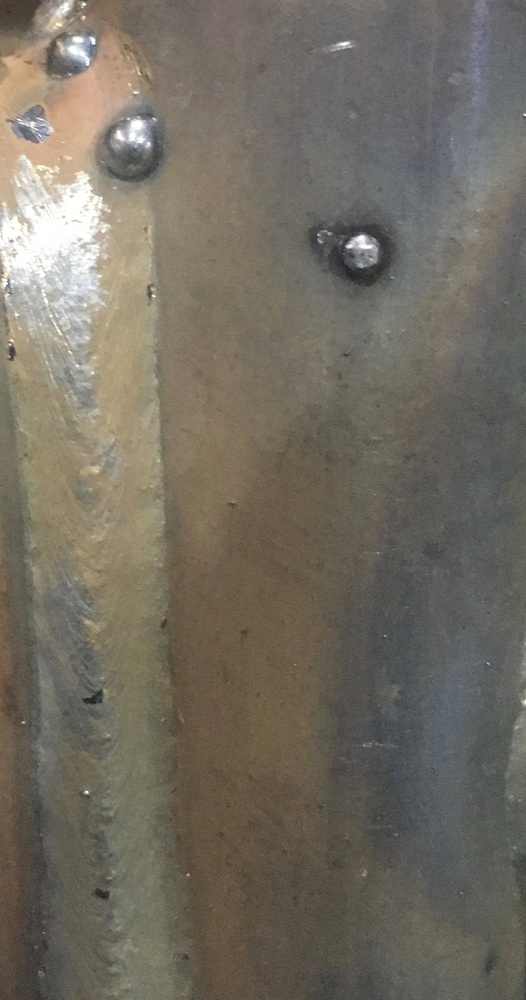
#> input picture IMG_8772.jpg, 526 x 1000 px, shrunk from 1921 x 3652 before the run
$ python detec1.py
#> lines starting #> are read from the running program, lines starting #| are printed output that depends on the picture
import cv2
import cv2 as cv
import numpy as np

img = cv2.imread('IMG_8772.jpg',0)
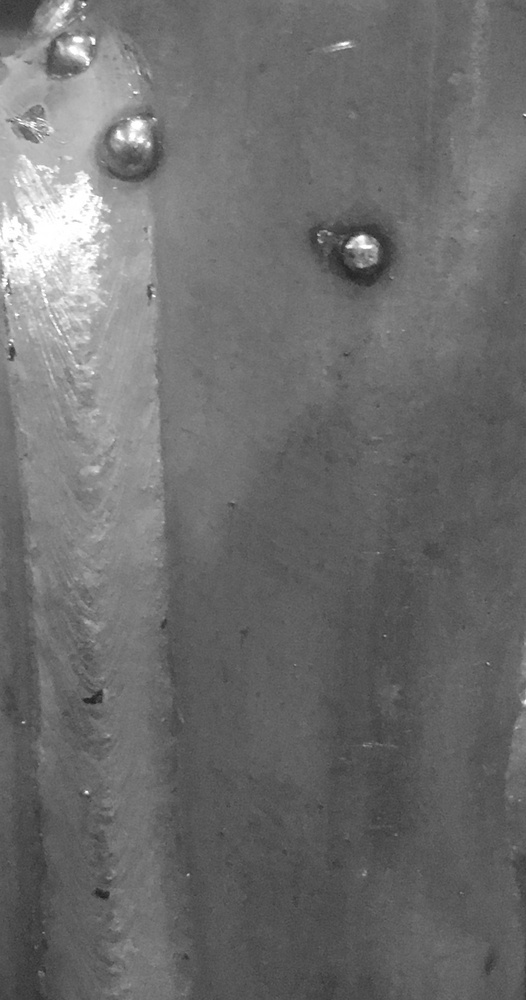
#> img: shape (1000, 526); min 29, max 255, mean 109.1
img = cv2.equalizeHist(img)
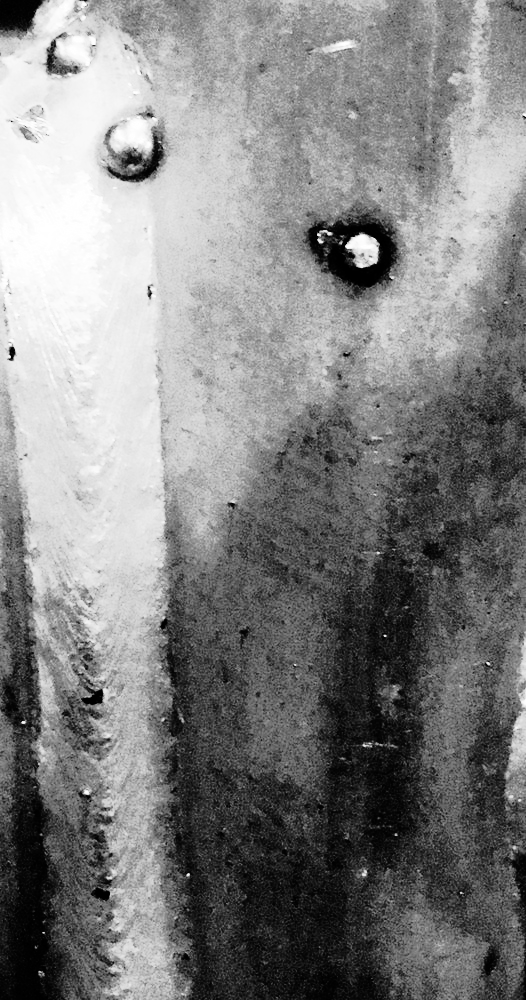
#> img: shape (1000, 526); min 0, max 255, mean 129.4
cimg = cv2.cvtColor(img,cv2.COLOR_GRAY2BGR)

circles = cv2.HoughCircles(img,cv.CV_HOUGH_GRADIENT,1,10,param1=50,param2=30,minRadius=0,maxRadius=25)
#> circles = 136 rows, first 8: [46.5, 771.5, 24.4], [425.5, 176.5, 24.4], [279.5, 693.5, 24.4], [24.5, 758.5, 24.4], [104.5, 820.5, 22.2], [212.5, 54.5, 22.2], [62.5, 809.5, 21.1], [415.5, 402.5, 20]

circles = np.uint16(np.around(circles))
#> circles = 136 rows, first 8: [46, 772, 24], [426, 176, 24], [280, 694, 24], [24, 758, 24], [104, 820, 22], [212, 54, 22], [62, 810, 21], [416, 402, 20]
for i in circles[0,:]:
    # draw the outer circle
    cv2.circle(cimg,(i[0],i[1]),i[2],(0,255,0),2)
#> this loop made 136 passes
#> i on passes 1 to 12: [46, 772, 24], [426, 176, 24], [280, 694, 24], [24, 758, 24], [104, 820, 22], [212, 54, 22], [62, 810, 21], [416, 402, 20], [420, 646, 19], [240, 322, 17], [260, 608, 17], [278, 846, 19]
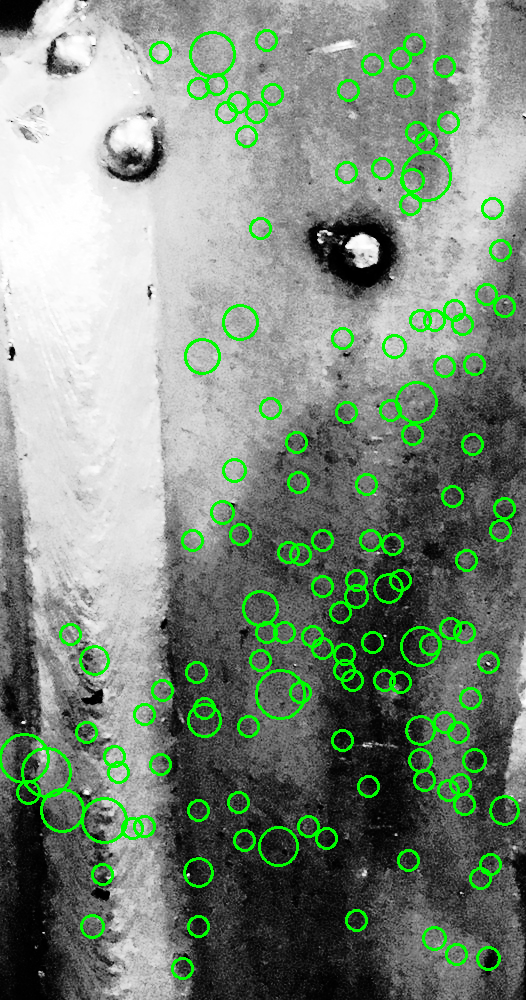
#> cimg: shape (1000, 526, 3); mean B, G, R 123.7, 137.6, 123.7

cv2.imshow('detected circles',cimg)
cv2.waitKey(0)
cv2.destroyAllWindows()

$ run again, with IMG_8773.jpg copied over IMG_8772.jpg
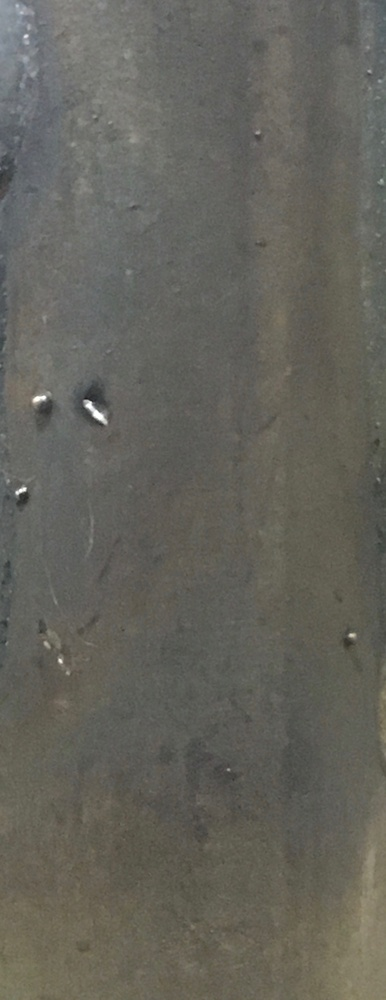
#> input picture IMG_8773.jpg, 386 x 1000 px, shrunk from 1556 x 4032 before the run
#> `img = cv2.equalizeHist(img)`:
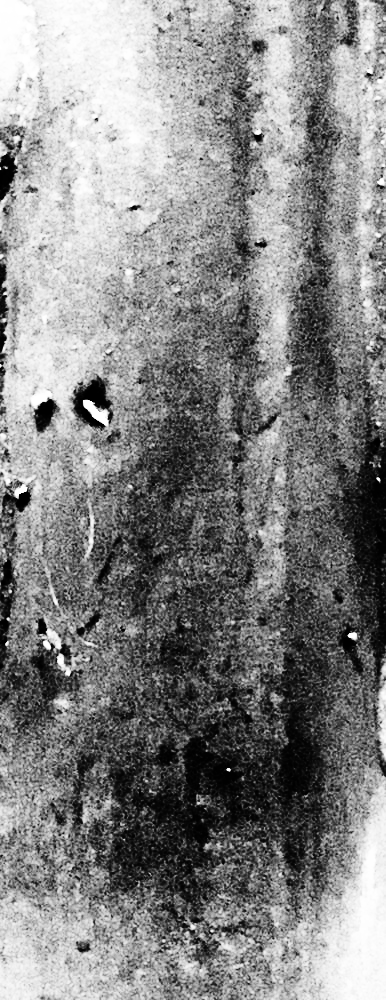
#> img: shape (1000, 386); min 0, max 255, mean 131.7
#> `circles = cv2.HoughCircles(img,cv.CV_HOUGH_GRADIENT,1,10,param1=50,par..`: circles = 116 rows, first 8: [341.5, 477.5, 24.4], [280.5, 200.5, 24.4], [340.5, 94.5, 24.4], [257.5, 233.5, 24.4], [187.5, 635.5, 22.2], [291.5, 853.5, 22.2], [140.5, 182.5, 22.2], [349.5, 790.5, 18.8]
#> `circles = np.uint16(np.around(circles))`: circles = 116 rows, first 8: [342, 478, 24], [280, 200, 24], [340, 94, 24], [258, 234, 24], [188, 636, 22], [292, 854, 22], [140, 182, 22], [350, 790, 19]
#> the loop `for i in circles[0,:]:` made 116 passes
#> after the loop `for i in circles[0,:]:`:
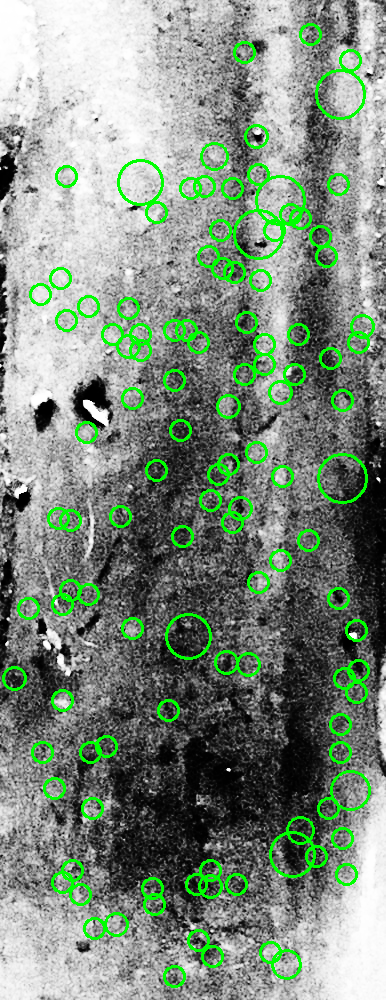
#> cimg: shape (1000, 386, 3); mean B, G, R 124.2, 139.9, 124.2

$ run again, with IMG_8789.jpg copied over IMG_8772.jpg
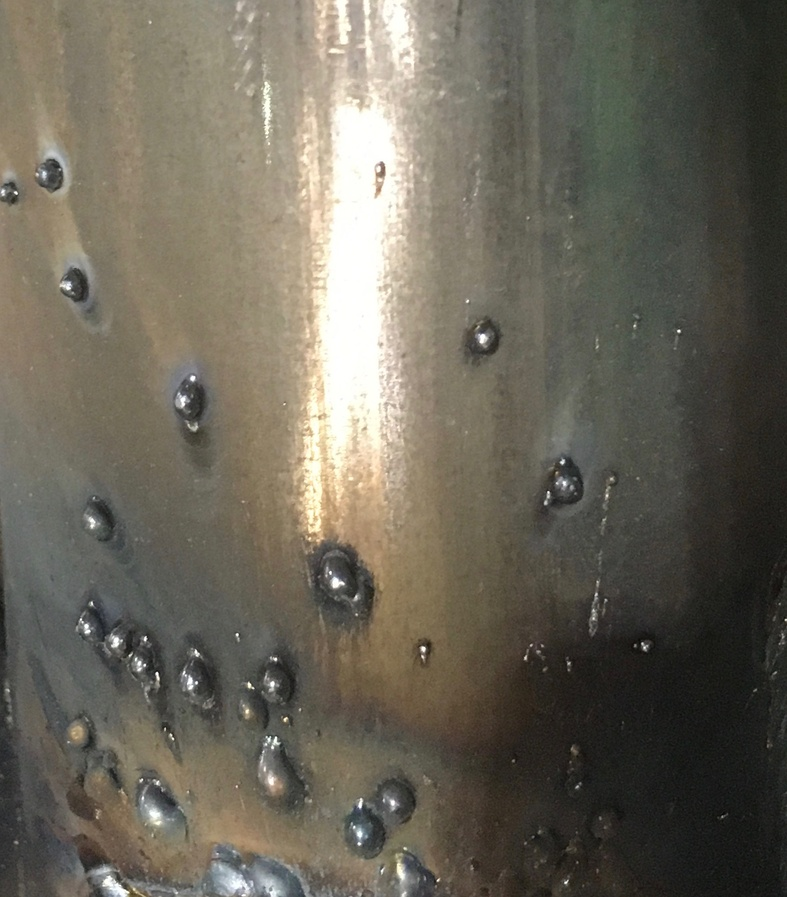
#> input picture IMG_8789.jpg, 787 x 897 px, shrunk from 1824 x 2078 before the run
#> `img = cv2.equalizeHist(img)`:
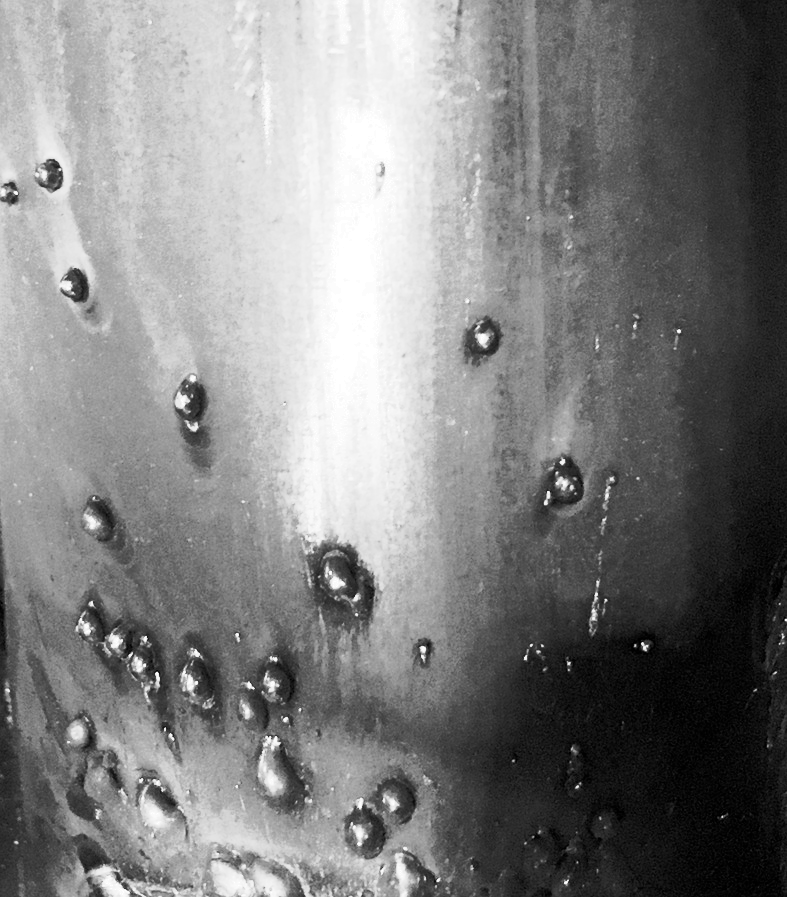
#> img: shape (897, 787); min 0, max 255, mean 128.4
#> `circles = cv2.HoughCircles(img,cv.CV_HOUGH_GRADIENT,1,10,param1=50,par..`: circles = 82 rows, first 8: [547.5, 62.5, 24.4], [296.5, 766.5, 22.2], [336.5, 579.5, 24.4], [176.5, 222.5, 18.8], [106.5, 599.5, 18.8], [216.5, 711.5, 21.1], [173.5, 861.5, 16.6], [552.5, 217.5, 17.7]
#> `circles = np.uint16(np.around(circles))`: circles = 82 rows, first 8: [548, 62, 24], [296, 766, 22], [336, 580, 24], [176, 222, 19], [106, 600, 19], [216, 712, 21], [174, 862, 17], [552, 218, 18]
#> the loop `for i in circles[0,:]:` made 82 passes
#> after the loop `for i in circles[0,:]:`:
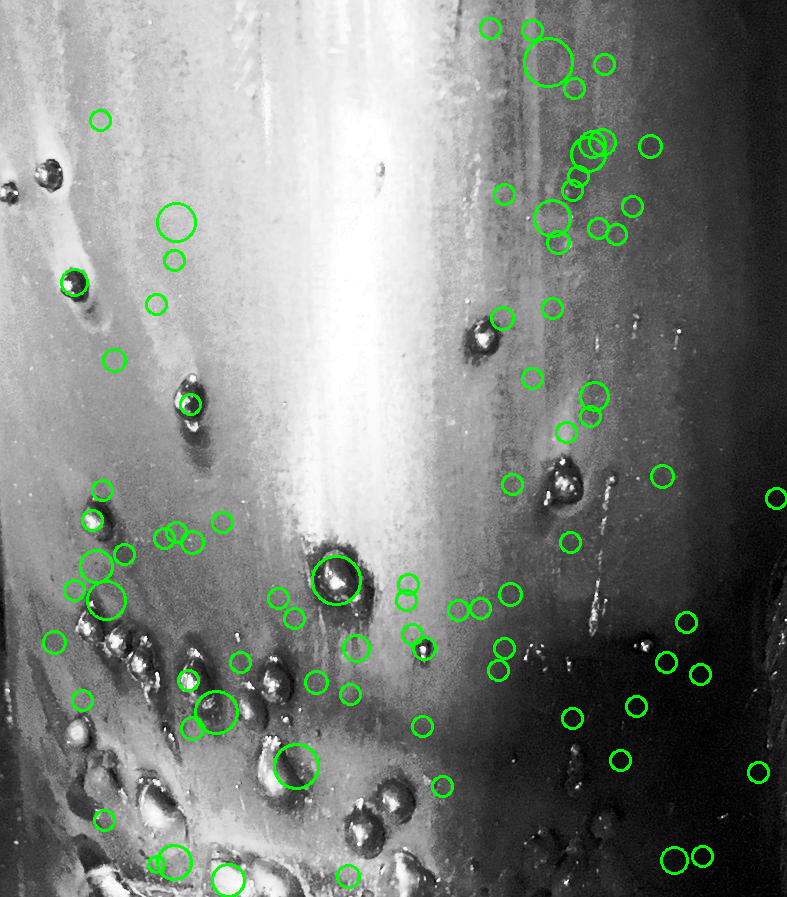
#> cimg: shape (897, 787, 3); mean B, G, R 125.6, 132, 125.6

$ run again, with IMG_8792.jpg copied over IMG_8772.jpg
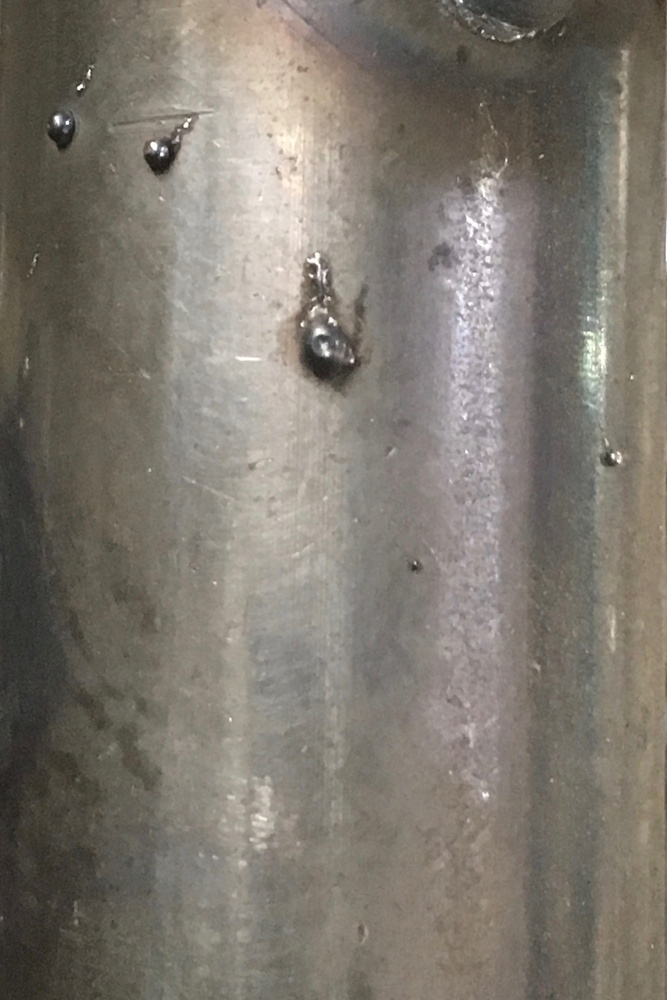
#> input picture IMG_8792.jpg, 667 x 1000 px, shrunk from 1819 x 2727 before the run
#> `img = cv2.equalizeHist(img)`:
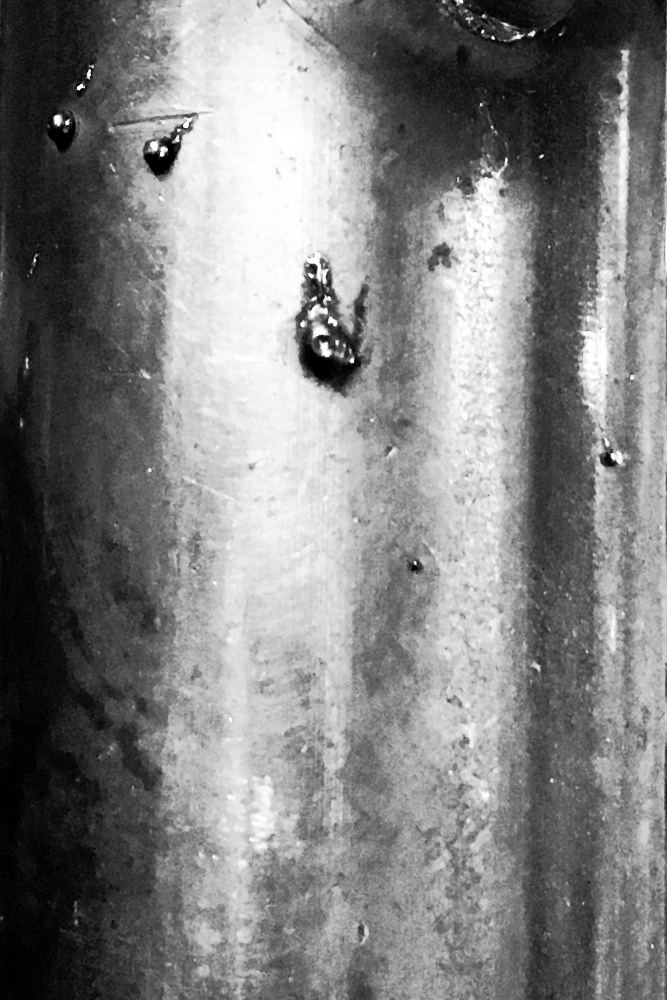
#> img: shape (1000, 667); min 0, max 255, mean 128.6
#> `circles = cv2.HoughCircles(img,cv.CV_HOUGH_GRADIENT,1,10,param1=50,par..`: circles = 50 rows, first 8: [75.5, 248.5, 24.4], [421.5, 923.5, 24.4], [595.5, 64.5, 24.4], [377.5, 396.5, 18.8], [565.5, 119.5, 18.8], [623.5, 231.5, 20], [297.5, 799.5, 14.4], [638.5, 549.5, 15.5]
#> `circles = np.uint16(np.around(circles))`: circles = 50 rows, first 8: [76, 248, 24], [422, 924, 24], [596, 64, 24], [378, 396, 19], [566, 120, 19], [624, 232, 20], [298, 800, 14], [638, 550, 16]
#> the loop `for i in circles[0,:]:` made 50 passes
#> after the loop `for i in circles[0,:]:`:
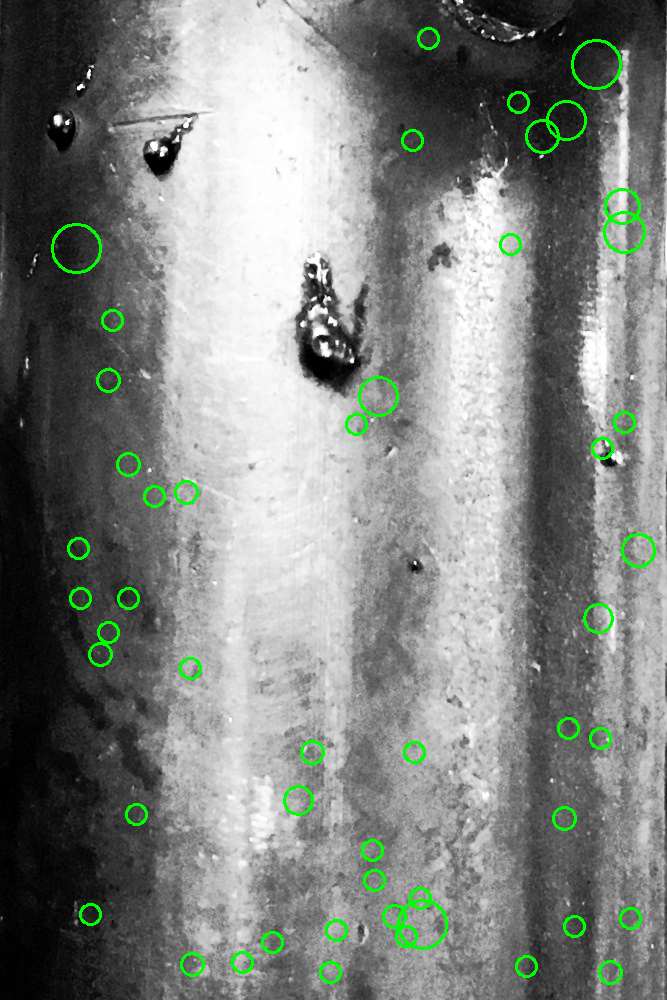
#> cimg: shape (1000, 667, 3); mean B, G, R 126.7, 131.1, 126.7
